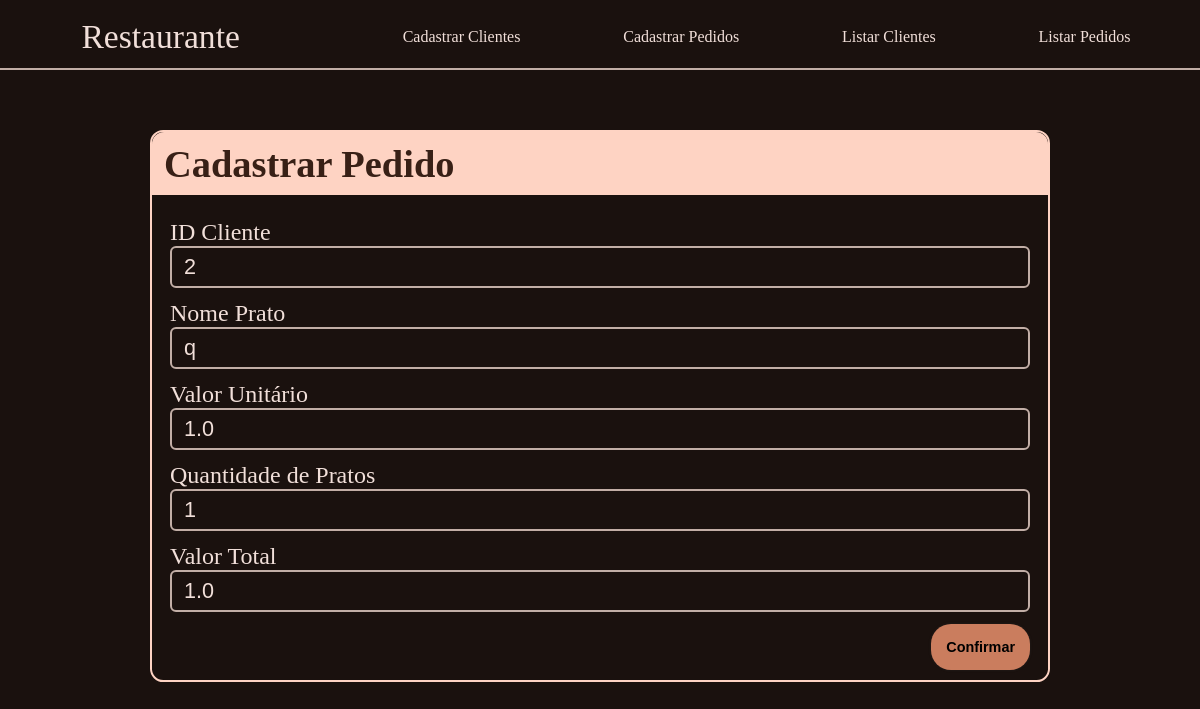
The app's page /editar-pedido/2 with its own data.
### tables this page shows
CREATE TABLE pedidos (
    id_pedido INTEGER PRIMARY KEY AUTOINCREMENT,
    id_cliente INTEGER,
    nome_prato TEXT NOT NULL,
    valor_unitario DOUBLE NOT NULL,
    qtd_pratos INTEGER NOT NULL,
    valor_total DOUBLE NOT NULL,
    FOREIGN KEY (id_cliente) REFERENCES clientes(id_cliente) ON DELETE CASCADE
    );

### app.py (the view, shortened to what this page needs)
@app.route('/editar-pedido/<int:id_pedido>', methods=['GET', 'POST'])
def editar_pedido(id_pedido):
    if request.method == 'GET':
        pedido = buscar_pedido(id_pedido)
        if pedido is None:
            return redirect(url_for('listar_pedidos'))
        return render_template('cadastro_pedido.html', modo='editar', pedido=pedido)

### app.py (called while the page is built)
def get_db_connection():
    conn = sqlite3.connect('restaurante.db')
    conn.execute('PRAGMA foreign_keys = ON') #pro delete on cascade funcionar
    return conn

def buscar_pedido(id_pedido):
    conn = get_db_connection()
    cursor = conn.cursor()
    query = '''
        SELECT p.id_pedido, p.id_cliente, c.nome, p.nome_prato, p.valor_unitario, p.qtd_pratos, p.valor_total
        FROM pedidos p
        LEFT JOIN clientes c ON c.id_cliente = p.id_cliente
        WHERE p.id_pedido = ?
    '''
    cursor.execute(query, (id_pedido,))
    pedido = cursor.fetchone()
    conn.close()
    return pedido

### templates/cadastro_pedido.html (shortened to what this page needs)
<!DOCTYPE html>
<html lang="pt-BR">
    <head>
        <link rel="stylesheet" href="{{ url_for('static', filename='style.css') }}">
    </head>
    <body>
        <header>
            <div class="cabecalho-navegacao">
                <nav>
                    <div class="logo">
                        <a href="/">Restaurante</a>
                    </div>
                    <a href="/cliente" class="opcao-cabecalho">Cadastrar Clientes</a>
                    <a href="/pedido" class="opcao-cabecalho">Cadastrar Pedidos</a>
                    <a href="/listar-clientes" class="opcao-cabecalho">Listar Clientes</a>
                    <a href="/listar-pedidos" class="opcao-cabecalho">Listar Pedidos</a>
                </nav>
            </div>
        </header>
        <main>
        <div class="bloco-formulario">
            <div class="cabecalho-formulario">
                <h1>Cadastrar Pedido</h1>
            </div>
            <form class="campos-formulario" method="POST" action="{{ url_for('editar_pedido', id_pedido=pedido[0]) if modo == 'editar' else url_for('pedido') }}">
                <div class="campo">
                    <label for="id_cliente">ID Cliente</label>
                    <input type="text" id="id_cliente" name="id_cliente" placeholder="Ex: 123" value="{{ pedido[1] if pedido else '' }}" required>
                </div>
                <div class="campo">
                    <label for="nome_prato">Nome Prato</label>
                    <div class="input">
                        <input type="text" id="nome_prato" name="nome_prato" placeholder="Ex: Strogonoff de Frango" value="{{ pedido[3] if pedido else '' }}" required>
                    </div>
                </div>
                <div class="campo">
                    <label for="valor_unitario">Valor Unitário</label>
                    <div class="input">
                        <input type="number" id="valor_unitario" name="valor_unitario" placeholder="Ex: 13.00" value="{{ pedido[4] if pedido else '' }}" required>
                    </div>
                </div>
                <div class="campo">
                    <label for="qtd_pratos">Quantidade de Pratos</label>
                    <div class="input">
                        <input type="number" id="qtd_pratos" name="qtd_pratos" placeholder="Ex: 3" value="{{ pedido[5] if pedido else '' }}" required>
                    </div>
                </div>
                <div class="campo">
                    <label for="valor_total">Valor Total</label>
                    <div class="input">
                        <input type="number" id="valor_total" name="valor_total" placeholder="Ex: 67.67" value="{{ pedido[6] if pedido else '' }}" required>
                    </div>
                </div>
                <button class="botaoCadastro" type="submit">Confirmar</button>
            </form>
        </div>
        </main>
    </body>
</html>

### static/style.css (style rules this page uses)
:root { --md-sys-color-primary: rgb(255 211 194); --md-sys-color-surface-tint: rgb(255 181 152); --md-sys-color-on-primary: rgb(71 22 1); --md-sys-color-primary-container: rgb(202 125 94); --md-sys-color-on-primary-container: rgb(0 0 0); --md-sys-color-secondary: rgb(254 211 195); --md-sys-color-on-secondary: rgb(56 32 22); --md-sys-color-secondary-container: rgb(173 137 123); --md-sys-color-on-secondary-container: rgb(0 0 0); --md-sys-color-tertiary: rgb(234 221 162); --md-sys-color-on-tertiary: rgb(44 38 0); --md-sys-color-tertiary-container: rgb(156 145 93); --md-sys-color-on-tertiary-container: rgb(0 0 0); --md-sys-color-error: rgb(255 210 204); --md-sys-color-on-error: rgb(84 0 3); --md-sys-color-error-container: rgb(255 84 73); --md-sys-color-on-error-container: rgb(0 0 0); --md-sys-color-background: rgb(26 17 14); --md-sys-color-on-background: rgb(241 223 217); --md-sys-color-surface: rgb(26 17 14); --md-sys-color-on-surface: rgb(255 255 255); --md-sys-color-surface-variant: rgb(83 67 62); --md-sys-color-on-surface-variant: rgb(238 216 208); --md-sys-color-outline: rgb(194 174 166); --md-sys-color-outline-variant: rgb(159 140 133); --md-sys-color-shadow: rgb(0 0 0); --md-sys-color-scrim: rgb(0 0 0); --md-sys-color-inverse-surface: rgb(241 223 217); --md-sys-color-inverse-on-surface: rgb(50 40 36); --md-sys-color-inverse-primary: rgb(115 55 29); --md-sys-color-primary-fixed: rgb(255 219 206); --md-sys-color-on-primary-fixed: rgb(38 7 0); --md-sys-color-primary-fixed-dim: rgb(255 181 152); --md-sys-color-on-primary-fixed-variant: rgb(92 38 13); --md-sys-color-secondary-fixed: rgb(255 219 206); --md-sys-color-on-secondary-fixed: rgb(32 12 4); --md-sys-color-secondary-fixed-dim: rgb(231 190 174); --md-sys-color-on-secondary-fixed-variant: rgb(74 48 37); --md-sys-color-tertiary-fixed: rgb(240 227 168); --md-sys-color-on-tertiary-fixed: rgb(21 17 0); --md-sys-color-tertiary-fixed-dim: rgb(212 199 142); --md-sys-color-on-tertiary-fixed-variant: rgb(62 54 11); --md-sys-color-surface-dim: rgb(26 17 14); --md-sys-color-surface-bright: rgb(77 66 62); --md-sys-color-surface-container-lowest: rgb(13 6 4); --md-sys-color-surface-container-low: rgb(37 28 24); --md-sys-color-surface-container: rgb(48 38 34); --md-sys-color-surface-container-high: rgb(59 48 44); --md-sys-color-surface-container-highest: rgb(70 59 55); }
*, *::before, *::after { box-sizing: border-box; margin: 0; padding: 0; background: var(--md-sys-color-background); }
body { color: var(--md-sys-color-on-background); }
.cabecalho-navegacao nav { display: flex; align-items: center; width: 100%; justify-content: space-around; padding-top: 1.5vw; padding-right: 1.5vw; padding-bottom: 1vw; border-bottom: 0.2vw solid var(--md-sys-color-outline); }
.logo { text-decoration: none; color: var(--md-sys-color-on-background); font-size: clamp(1.1rem, 2.8vw, 3rem); padding: 0 5vw 0 2.5vw; }
a { text-decoration: none; color: var(--md-sys-color-on-background); }
.bloco-formulario { position: relative; align-items: center; justify-content: center; border-radius: 1.1vw; border: var(--md-sys-color-secondary) 0.2vw solid; width: 75%; margin: 5vw auto; padding-bottom: 0.8vw; }
.cabecalho-formulario { top: 0; left: 0; width: 100%; font-size: clamp(1.25rem, 2.5vw, 2.5rem); font-weight: bold; border-radius: 1vw 1vw 0 0; padding: 0.8vw 1vw; background: var(--md-sys-color-secondary); }
.cabecalho-formulario h1 { background: var(--md-sys-color-secondary); color: var(--md-sys-color-on-secondary); text-align: left; margin-top: 0; }
.campos-formulario { padding: 1vw 1.5vw 0 1.5vw; }
.campo { margin: 1vw auto; width: 100%; }
.campo label { font-size: clamp(1rem, 2vw, 1.8rem); }
input { display: block; border-radius: 0.5vw; border: var(--md-sys-color-outline) 0.2vw solid; padding: 0.5vw 1vw; background: transparent; color: var(--md-sys-color-on-background); font-size: clamp(1rem, 1.8vw, 1.6rem); width: 100%; }
.botaoCadastro { display: block; margin-left: auto; padding: 1vw; background-color: var(--md-sys-color-primary-container); color: var(--md-sys-color-on-primary-container); font-size: 0.9rem; font-weight: bold; border: transparent 0.3vw solid; border-radius: 20px; box-shadow: 0px 0px 2px 1px rgba(52, 49, 48, 0.2); cursor: pointer; }
h1 { font-size: clamp(1.5rem, 3.2vw, 3rem); text-align: center; margin-top: 2vw; }

### records on screen
pedidos: id_cliente "2", nome_prato "q", valor_unitario "1.0", qtd_pratos "1", valor_total "1.0"
